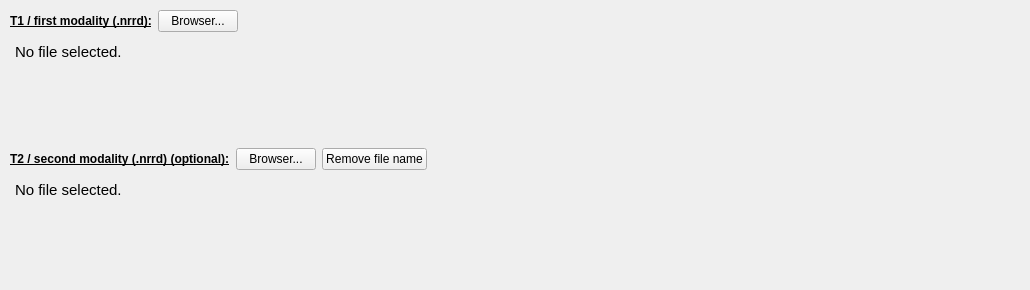
          <widget class="QWidget" name="tab_14">
           <attribute name="title">
            <string>T1 and T2/second modality</string>
           </attribute>
           <widget class="QWidget" name="layoutWidget">
            <property name="geometry">
             <rect>
              <x>10</x>
              <y>10</y>
              <width>1011</width>
              <height>271</height>
             </rect>
            </property>
            <layout class="QGridLayout" name="gridLayout">
             <item row="0" column="0">
              <layout class="QHBoxLayout" name="horizontalLayout_29">
               <item>
                <widget class="QLabel" name="label_22">
                 <property name="font">
                  <font>
                   <weight>75</weight>
                   <bold>true</bold>
                   <underline>true</underline>
                  </font>
                 </property>
                 <property name="text">
                  <string>T1 / first modality (.nrrd):</string>
                 </property>
                </widget>
               </item>
               <item>
                <widget class="QPushButton" name="T1_DATA_pushButton">
                 <property name="text">
                  <string>Browser...</string>
                 </property>
                </widget>
               </item>
               <item>
                <spacer name="horizontalSpacer_20">
                 <property name="orientation">
                  <enum>Qt::Horizontal</enum>
                 </property>
                 <property name="sizeHint" stdset="0">
                  <size>
                   <width>40</width>
                   <height>20</height>
                  </size>
                 </property>
                </spacer>
               </item>
              </layout>
             </item>
             <item row="1" column="0">
              <widget class="QTextEdit" name="T1_DATA_textEdit">
               <property name="styleSheet">
                <string notr="true">QTextEdit {
	background-color : transparent
}</string>
               </property>
               <property name="readOnly">
                <bool>true</bool>
               </property>
               <property name="html">
                <string>&lt;!DOCTYPE HTML PUBLIC &quot;-//W3C//DTD HTML 4.0//EN&quot; &quot;http://www.w3.org/TR/REC-html40/strict.dtd&quot;&gt;
&lt;html&gt;&lt;head&gt;&lt;meta name=&quot;qrichtext&quot; content=&quot;1&quot; /&gt;&lt;style type=&quot;text/css&quot;&gt;
p, li { white-space: pre-wrap; }
&lt;/style&gt;&lt;/head&gt;&lt;body style=&quot; font-family:'Ubuntu'; font-size:11pt; font-weight:400; font-style:normal;&quot;&gt;
&lt;p style=&quot; margin-top:0px; margin-bottom:0px; margin-left:0px; margin-right:0px; -qt-block-indent:0; text-indent:0px;&quot;&gt;No file selected.&lt;/p&gt;&lt;/body&gt;&lt;/html&gt;</string>
               </property>
              </widget>
             </item>
             <item row="2" column="0">
              <layout class="QHBoxLayout" name="horizontalLayout_41">
               <item>
                <widget class="QLabel" name="label_20">
                 <property name="font">
                  <font>
                   <weight>75</weight>
                   <bold>true</bold>
                   <underline>true</underline>
                  </font>
                 </property>
                 <property name="text">
                  <string>T2 / second modality (.nrrd) (optional):</string>
                 </property>
                </widget>
               </item>
               <item>
                <widget class="QPushButton" name="T2_DATA_pushButton">
                 <property name="text">
                  <string>Browser...</string>
                 </property>
                </widget>
               </item>
               <item>
                <widget class="QPushButton" name="T2_remove_pushButton">
                 <property name="text">
                  <string>Remove file name</string>
                 </property>
                </widget>
               </item>
               <item>
                <spacer name="horizontalSpacer_18">
                 <property name="orientation">
                  <enum>Qt::Horizontal</enum>
                 </property>
                 <property name="sizeHint" stdset="0">
                  <size>
                   <width>40</width>
                   <height>20</height>
                  </size>
                 </property>
                </spacer>
               </item>
              </layout>
             </item>
             <item row="3" column="0">
              <widget class="QTextEdit" name="T2_DATA_textEdit">
               <property name="styleSheet">
                <string notr="true">QTextEdit {
	background-color : transparent
}</string>
               </property>
               <property name="readOnly">
                <bool>true</bool>
               </property>
               <property name="html">
                <string>&lt;!DOCTYPE HTML PUBLIC &quot;-//W3C//DTD HTML 4.0//EN&quot; &quot;http://www.w3.org/TR/REC-html40/strict.dtd&quot;&gt;
&lt;html&gt;&lt;head&gt;&lt;meta name=&quot;qrichtext&quot; content=&quot;1&quot; /&gt;&lt;style type=&quot;text/css&quot;&gt;
p, li { white-space: pre-wrap; }
&lt;/style&gt;&lt;/head&gt;&lt;body style=&quot; font-family:'Ubuntu'; font-size:11pt; font-weight:400; font-style:normal;&quot;&gt;
&lt;p style=&quot; margin-top:0px; margin-bottom:0px; margin-left:0px; margin-right:0px; -qt-block-indent:0; text-indent:0px;&quot;&gt;No file selected.&lt;/p&gt;&lt;/body&gt;&lt;/html&gt;</string>
               </property>
              </widget>
             </item>
            </layout>
           </widget>
          </widget>
